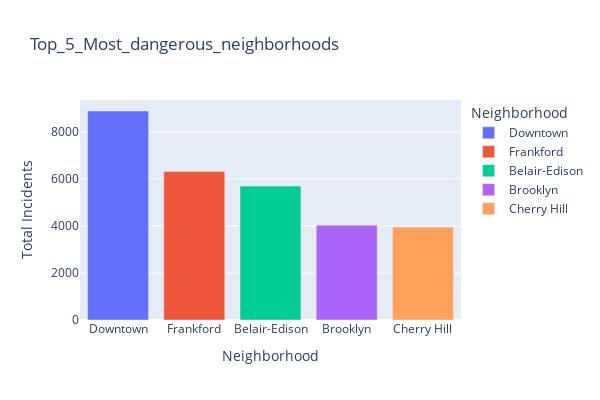

The notebook cell this image was saved under:
### Code cell
# Plotting the data for the most dangerous neighborhoods: 

fig = px.bar(Most_dangerous_neighborhoods, x="Neighborhood", y="Total Incidents", title='Top_5_Most_dangerous_neighborhoods', height=400, width=600, color='Neighborhood')
fig.show()

### Figure 1 — Plotly figure (JSON) as saved in the notebook; plotly's stock layout.template omitted (floating-point values rounded to 4 significant figures)
{"data": [{"alignmentgroup": "True", "hovertemplate": "Neighborhood=%{x}<br>Total Incidents=%{y}<extra></extra>", "legendgroup": "Downtown", "marker": {"color": "#636efa", "pattern": {"shape": ""}}, "name": "Downtown", "offsetgroup": "Downtown", "orientation": "v", "showlegend": true, "textposition": "auto", "type": "bar", "x": ["Downtown"], "xaxis": "x", "y": [8890], "yaxis": "y"}, {"alignmentgroup": "True", "hovertemplate": "Neighborhood=%{x}<br>Total Incidents=%{y}<extra></extra>", "legendgroup": "Frankford", "marker": {"color": "#EF553B", "pattern": {"shape": ""}}, "name": "Frankford", "offsetgroup": "Frankford", "orientation": "v", "showlegend": true, "textposition": "auto", "type": "bar", "x": ["Frankford"], "xaxis": "x", "y": [6320], "yaxis": "y"}, {"alignmentgroup": "True", "hovertemplate": "Neighborhood=%{x}<br>Total Incidents=%{y}<extra></extra>", "legendgroup": "Belair-Edison", "marker": {"color": "#00cc96", "pattern": {"shape": ""}}, "name": "Belair-Edison", "offsetgroup": "Belair-Edison", "orientation": "v", "showlegend": true, "textposition": "auto", "type": "bar", "x": ["Belair-Edison"], "xaxis": "x", "y": [5696], "yaxis": "y"}, {"alignmentgroup": "True", "hovertemplate": "Neighborhood=%{x}<br>Total Incidents=%{y}<extra></extra>", "legendgroup": "Brooklyn", "marker": {"color": "#ab63fa", "pattern": {"shape": ""}}, "name": "Brooklyn", "offsetgroup": "Brooklyn", "orientation": "v", "showlegend": true, "textposition": "auto", "type": "bar", "x": ["Brooklyn"], "xaxis": "x", "y": [4033], "yaxis": "y"}, {"alignmentgroup": "True", "hovertemplate": "Neighborhood=%{x}<br>Total Incidents=%{y}<extra></extra>", "legendgroup": "Cherry Hill", "marker": {"color": "#FFA15A", "pattern": {"shape": ""}}, "name": "Cherry Hill", "offsetgroup": "Cherry Hill", "orientation": "v", "showlegend": true, "textposition": "auto", "type": "bar", "x": ["Cherry Hill"], "xaxis": "x", "y": [3951], "yaxis": "y"}], "layout": {"barmode": "relative", "height": 400, "legend": {"title": {"text": "Neighborhood"}, "tracegroupgap": 0}, "title": {"text": "Top_5_Most_dangerous_neighborhoods"}, "width": 600, "xaxis": {"anchor": "y", "categoryarray": ["Downtown", "Frankford", "Belair-Edison", "Brooklyn", "Cherry Hill"], "categoryorder": "array", "domain": [0, 1], "title": {"text": "Neighborhood"}}, "yaxis": {"anchor": "x", "domain": [0, 1], "title": {"text": "Total Incidents"}}}}
